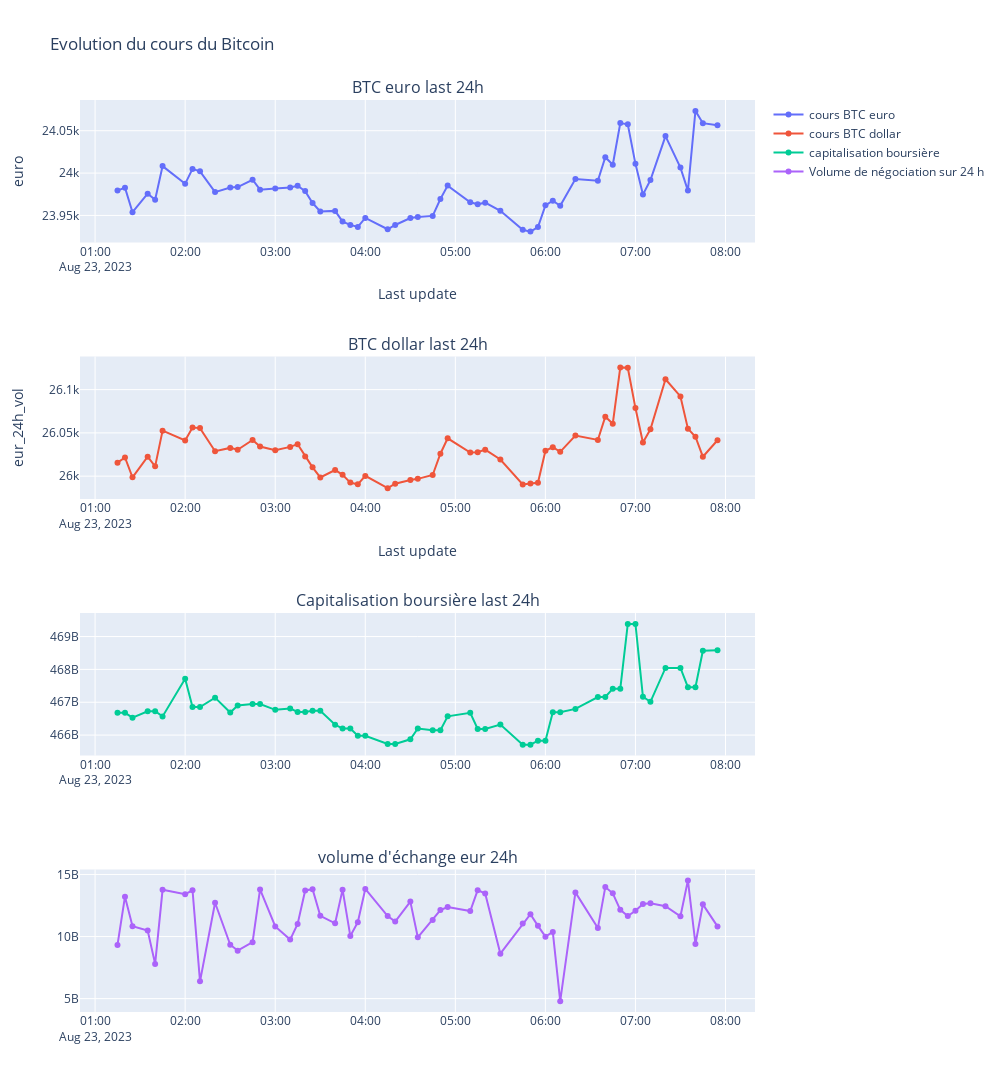

The notebook cell saved with this chart:
### Code cell
from plotly.subplots import make_subplots
import plotly.graph_objects as go

fig = make_subplots(
    rows=4, cols=1,
    subplot_titles=("BTC euro last 24h", "BTC dollar last 24h","Capitalisation boursière last 24h","volume d'échange eur 24h"))

# Update xaxis properties
fig.update_xaxes(title_text="Last update", row=1, col=1)
# Update yaxis properties
fig.update_yaxes(title_text="euro", row=1, col=1)

# Update xaxis properties
fig.update_xaxes(title_text="Last update", row=2, col=1)
# Update yaxis properties
fig.update_yaxes(title_text="dollar", row=2, col=1)

# Update xaxis properties
fig.update_xaxes(title_text="Last update", row=2, col=1)
# Update yaxis properties
fig.update_yaxes(title_text="eur_market_cap", row=2, col=1)

# Update xaxis properties
fig.update_xaxes(title_text="Last update", row=2, col=1)
# Update yaxis properties
fig.update_yaxes(title_text="eur_24h_vol", row=2, col=1)

fig.append_trace(go.Scatter(
x = df_btc_no_duplicated["last_update"],
y = df_btc_no_duplicated["eur"],
name="cours BTC euro"
), row=1, col=1)

fig.append_trace(go.Scatter(
x = df_btc_no_duplicated["last_update"],
y = df_btc_no_duplicated["usd"],
name="cours BTC dollar"
), row=2, col=1)

fig.append_trace(go.Scatter(
x = df_btc_no_duplicated["last_update"],
y = df_btc_no_duplicated["eur_market_cap"],
name="capitalisation boursière"
), row=3, col=1)

fig.append_trace(go.Scatter(
x = df_btc_no_duplicated["last_update"],
y = df_btc_no_duplicated["eur_24h_vol"],
name="Volume de négociation sur 24 h"
), row=4, col=1)

fig.update_traces(mode="markers+lines", hovertemplate=None)
fig.update_layout(height=1200, width=1000, title_text="Evolution du cours du Bitcoin", hovermode = "x unified" )
fig.show()
